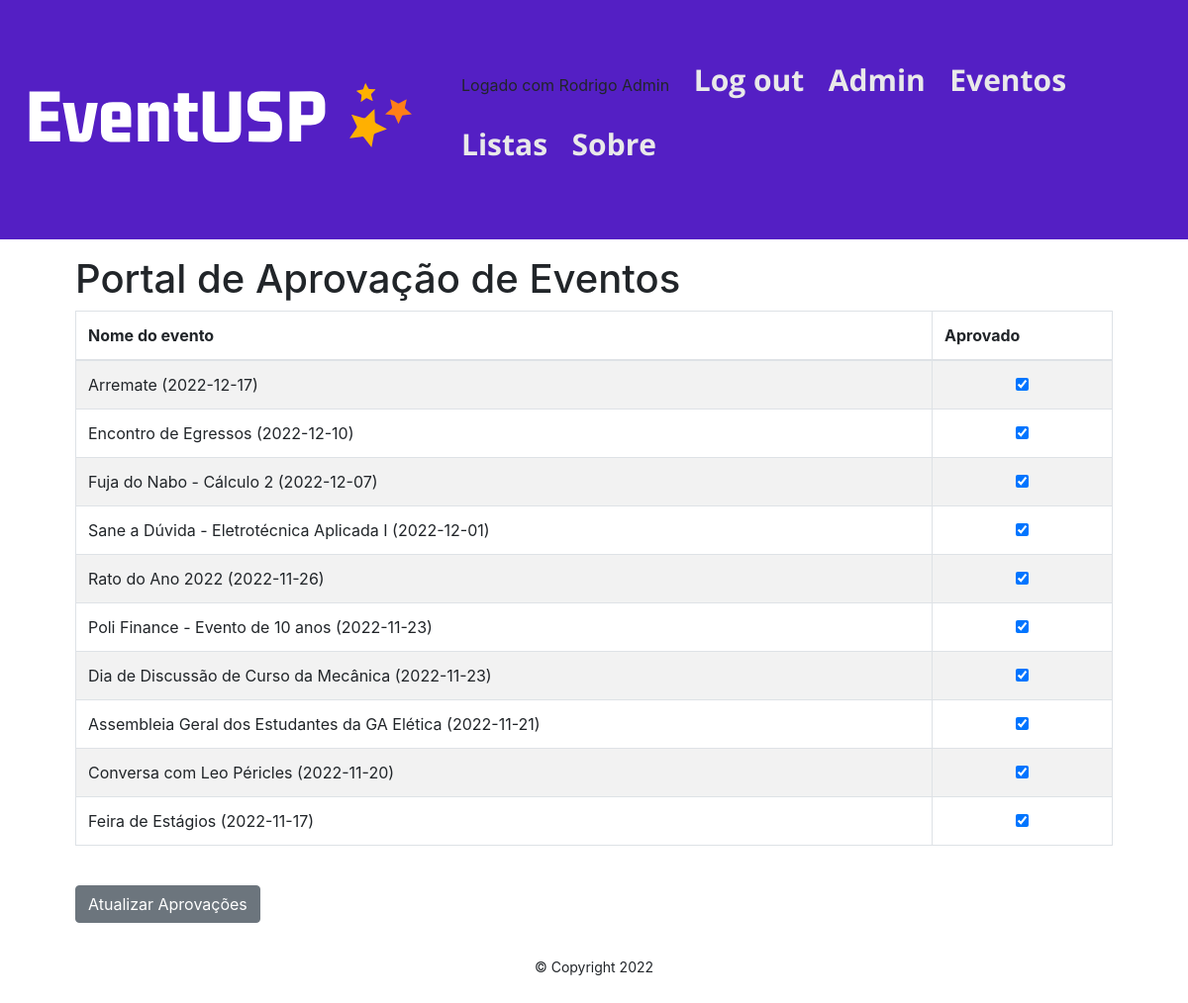
Screenshot of /events/admin_approval (signed in) with the database file from the repository.
### accounts/models.py (models this page shows)
class User(AbstractUser):
    first_name = models.CharField(_("first name"), max_length=150)
    last_name = models.CharField(_("last name"), max_length=150)
    email = models.EmailField(_('email address'), unique=True)
    cpf = models.CharField(_('CPF'), max_length=11, unique=True)

### events/models.py (models this page shows)
class Event(models.Model):
    name = models.CharField(max_length=50)
    date = models.DateField('data', null=True, blank=True)
    time = models.TimeField('tempo', null=True, blank=True)
    duration = models.TimeField('duracao', null=True, blank=True)
    place = models.CharField(max_length=50)
    description = models.TextField(max_length=1500)
    summary = models.TextField(max_length=500)
    max_participants = models.IntegerField()
    event_photo_url = models.URLField(max_length=200, null=True)
    approved = models.BooleanField('Aprovado', default=True)
    formato = models.ForeignKey(
            Formato,
            on_delete=models.CASCADE,
        )
    tema = models.ForeignKey(
            Tema,
            on_delete=models.CASCADE,
        )
    tipo_organizacao = models.ForeignKey(
            TipoOrganizacao,
            on_delete=models.CASCADE,
        )
    promotor = models.ForeignKey(
            Promotor,
            on_delete=models.CASCADE,
        )
    favorito = models.ManyToManyField(User, related_name='favorito', blank=True)
    def __str__(self):
        return f'{self.name} ({self.date})'

### events/views.py (the view)
# urls.py: path('admin_approval', views.admin_approval, name='admin_approval'),
@user_passes_test(lambda u: u.is_superuser)
def admin_approval(request):
    event_list = Event.objects.all().order_by('-date')
    if request.method == "POST":
        id_list = request.POST.getlist('boxes')
        event_list.update(approved=False)
        for x in id_list:
            Event.objects.filter(pk=int(x)).update(approved=True)
        return HttpResponseRedirect(reverse('events:admin_approval'))
    else:
        return render(request, 'events/admin_approval.html', {"event_list":event_list})

### events/templates/events/admin_approval.html (shortened to what this page needs)
{% extends 'base.html' %}
{% block content %}
<h1>Portal de Aprovação de Eventos</h1>
<form action="" method=POST>
<table class="table table-striped table-hover table-bordered">
    <thead>
        <tr>
            <th scope="col">Nome do evento</th>
            <th scope="col">Aprovado</th>
        </tr>
    </thead>
    <tbody>
        {% for event in event_list %}
            <tr>
                <td> {{ event }} </td>
                <td>
                    {% if event.approved %}
                    <div class="form-check">
                        <input class="form-check-input" type="checkbox"
                            checked="checked" value = {{event.id}} name="boxes">
                    </div>
                    {% else %}
                    <div class="form-check">
                        <input class="form-check-input" type="checkbox"
                             value = {{event.id}} named="boxes">
                    </div>
                    {% endif %}
                </td>
        {% endfor %}
    </tbody>
</table>
<br>
<button class="btn btn-secondary" type="submit">Atualizar Aprovações</button>
{% endblock content %}

### staticpages/templates/base.html (shortened to what this page needs)
{% load static %}
<!DOCTYPE html>
<html lang="en">
<head>
    <link rel="stylesheet" type="text/css" href="{% static 'style.css' %}">
    <link rel="stylesheet" href="https://cdn.jsdelivr.net/npm/bootstrap@4.6.2/dist/css/bootstrap.min.css">
</head>
<body>
    <header id="cabecalho-principal">
        <a href="{% url 'index_log' %}"> <img src="{% static 'logo.svg' %}"> </a>
        <nav id="navegacao-principal">
            <ul>
                {% if user.is_authenticated %}
                    <li> Logado com {{ user.first_name }} {{ user.last_name }} </li>
                    <li><a href="{% url 'logout' %}">Log out</a></li>
                        {% if user.is_superuser %}
                            <li><a href="{% url 'approvals' %}">Admin</a></li>
                        {% endif %}
                {% else %}
                    <li><a href="{% url 'login' %}">Log in</a></li>
                {% endif %}
                <li><a href="{% url 'events:index' %}">Eventos</a></li>
                <li><a href="{% url 'events:lists' %}">Listas</a></li>
                <li><a href="{% url 'about' %}">Sobre</a></li>
            </ul>
        </nav>
    </header>
    <main id="conteiner-principal">
        {% block content %}
        {% endblock content %}
    </main>
    <footer id="rodape-principal">
        <p>
            <small>&copy Copyright 2022</small>
        </p>
    </footer>
</body>
</html>

### static/style.css (style rules this page uses)
:root { --primary-color: #000000; --secondary-color: #FF7F17; --tertiary-color: #f44d27; --secondary-color-light: #FFB001; --tertiary-color-light: #ff6d28; --bg-color: #fff; --secondary-bg-color: #e9e9e9; --color-shadow: #f4f4f4; font-family: Inter, sans-serif; font-size: 16px; line-height: 1.5em; }
* { box-sizing: border-box; }
html, body { height: 100%; }
header#cabecalho-principal { margin: 0 auto; width: 100%; padding: 3rem 1rem; background-color: #541FC4; display: flex; justify-content: space-between; align-items: center; }
li a { font-family: "Open Sans", medium; font-size: 30px; color: var(--secondary-bg-color); font-weight: bold; text-decoration: none; }
body { font-family: "Open Sans", medium; display: flex; flex-direction: column; }
nav#navegacao-principal li { display: inline-block; padding: 10px; }
main#conteiner-principal { margin: 0 auto; width: 100%; max-width: 1080px; padding: 1rem 1rem; flex-grow: 1; }
footer#rodape-principal { display: flex; flex-direction: column; justify-content: center; align-items: center; padding: 1rem 1rem; }
a { color: var(--secondary-color); text-decoration: none; }
input { display: block; width: 100%; max-width: 560px; border: 1px solid var(--secondary-bg-color); border-radius: 5px; margin-bottom: 1rem; padding: 0.4rem 0.8rem; }
button { font-family: "Open Sans", medium; background-color: var(--secondary-color); border: 2px solid var(--secondary-color); color: var(--bg-color); border-radius: 5px; display: inline-block; font-size: medium; font-weight: bold; margin: 0.5rem 0; padding: 1rem 2rem; }

### rows the page displays
User: first_name "Rodrigo", last_name "Admin"
Event: name+date "Arremate (2022-12-17)"
Event: name+date "Encontro de Egressos (2022-12-10)"
Event: name+date "Fuja do Nabo - Cálculo 2 (2022-12-07)"
Event: name+date "Sane a Dúvida - Eletrotécnica Aplicada I (2022-12-01)"
Event: name+date "Rato do Ano 2022 (2022-11-26)"
Event: name+date "Poli Finance - Evento de 10 anos (2022-11-23)"
Event: name+date "Dia de Discussão de Curso da Mecânica (2022-11-23)"
Event: name+date "Assembleia Geral dos Estudantes da GA Elética (2022-11-21)"
Event: name+date "Conversa com Leo Péricles (2022-11-20)"
Event: name+date "Feira de Estágios (2022-11-17)"
